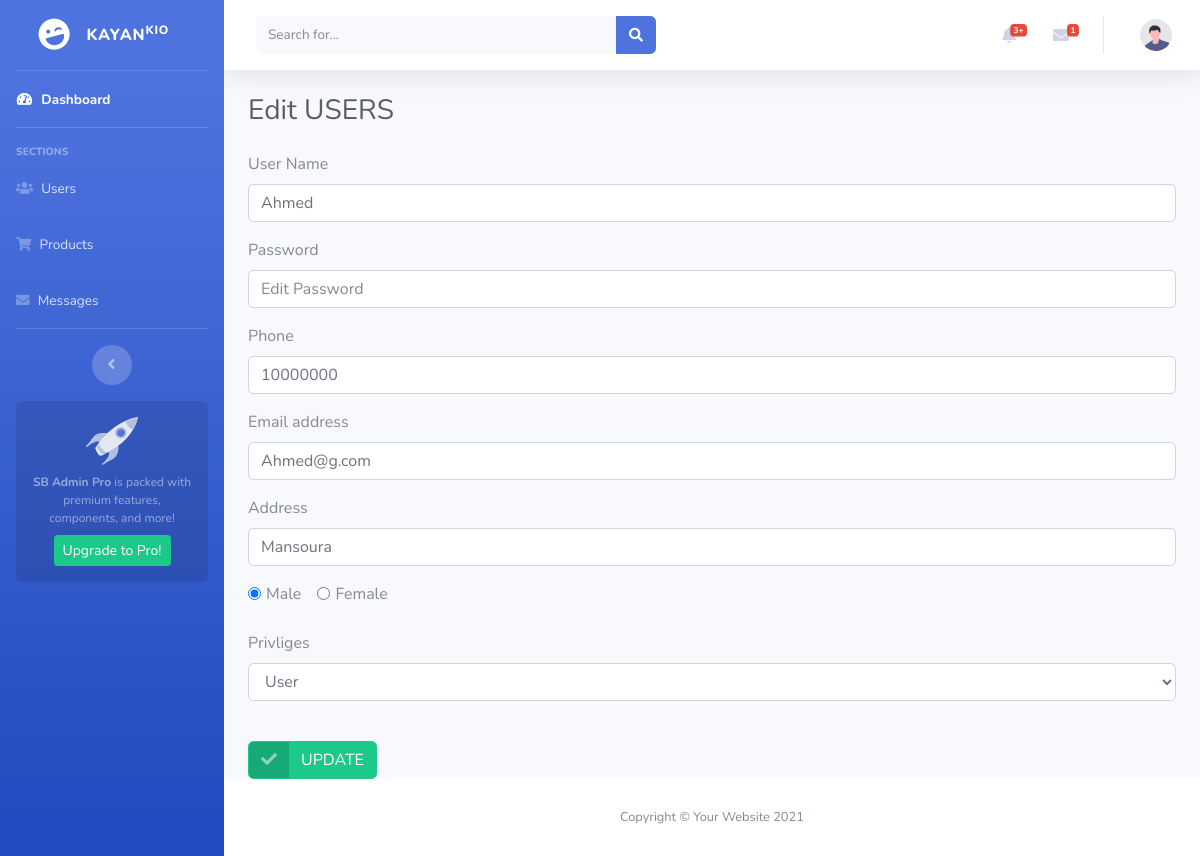
The app's page /admin/users.php?action=edit&id=3 with its own data.
### tables this page shows
CREATE TABLE `users` (
  `id` int(11) NOT NULL,
  `username` varchar(255) NOT NULL,
  `password` varchar(255) NOT NULL,
  `phone` varchar(255) NOT NULL,
  `email` varchar(255) NOT NULL,
  `address` varchar(255) NOT NULL,
  `gender` tinyint(4) NOT NULL,
  `priv` tinyint(4) NOT NULL,
  `reg_at` timestamp NOT NULL DEFAULT current_timestamp() ON UPDATE current_timestamp()
);

### admin/desing/user/editUser.php (the view, shortened to what this page needs)
<?php
$id=$_GET['id'];
include 'functions/connect.php';
$select="SELECT * FROM users WHERE id=$id";
$query=$conn->query($select);
$user=$query->fetch_assoc();
?>
<form method="post" action="functions/user/editeuser.php">
  <div class="form-group">
    <label for="exampleInputEmail1">User Name</label>
    <input type="text" name="username" value="<?=$user['username']?>" class="form-control" id="exampleInputEmail1" >
  </div>
    <div class="form-group">
    <label for="exampleInputEmail1">Password</label>
    <input type="password" name="password" placeholder="Edit Password" class="form-control" id="exampleInputEmail1" placeholder="password">
  </div>
<div class="form-group">
    <label for="exampleInputEmail1">Phone</label>
    <input type="text" name="phone" value="<?=$user['phone']?>" class="form-control" id="exampleInputEmail1" >
  </div>
    <div class="form-group">
    <label for="exampleInputEmail1">Email address</label>
    <input type="email" name="email" value="<?=$user['email']?>" class="form-control" id="exampleInputEmail1" >
  </div>
  <div class="form-group">
    <label for="exampleInputEmail1"> Address</label>
    <input type="text" name="address" value="<?=$user['address']?>" class="form-control" id="exampleInputEmail1" >
  </div>
  <div class="form-check form-check-inline">
  <input class="form-check-input" type="radio"  name="gender" id="inlineRadio1" value="0" <?=$user['gender']== 0 ?'checked':''?>>
  <label class="form-check-label" for="inlineRadio1">Male</label>
</div>
<div class="form-check form-check-inline">
  <input class="form-check-input" type="radio" name="gender" id="inlineRadio2" value="1" <?=$user['gender']== 1 ?'checked':''?>>
  <label class="form-check-label" for="inlineRadio2">Female</label>
</div>
<br>
<br>
  <div class="form-group">
    <label for="exampleFormControlSelect1">Privliges</label>
    <select name="priv" class="form-control" id="exampleFormControlSelect1">
      <option value="1" <?=$user['priv']== 1 ?'selected':''?>>User</option>
    </select>
  </div>
  <br>
  <button type="submit" class="btn btn-success btn-icon-split">
   <span class="icon text-white-50">
      <i class="fas fa-check"></i>
   </span>
     <span class="text">UPDATE</span>
  </button>
</form>

### records on screen
users: username "Ahmed", phone "10000000", email "Ahmed@g.com", address "Mansoura", gender "☑ Male", gender "☐ Female", priv "User"

### other values on screen
$unreadMsg['total'] "1"
